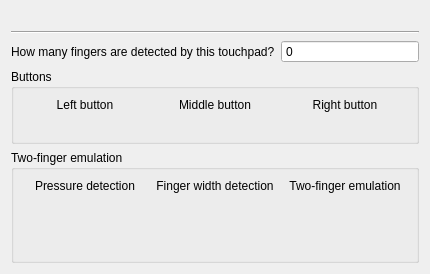
<?xml version="1.0" encoding="UTF-8"?>
<ui version="4.0">
 <author>Sebastian Wiesner</author>
 <class>TouchpadInformationWidget</class>
 <widget class="QWidget" name="TouchpadInformationWidget">
  <property name="geometry">
   <rect>
    <x>0</x>
    <y>0</y>
    <width>430</width>
    <height>274</height>
   </rect>
  </property>
  <property name="windowTitle">
   <string comment="@title:window">Touchpad information</string>
  </property>
  <layout class="QVBoxLayout" name="verticalLayout">
   <item>
    <widget class="QLabel" name="nameLabel">
     <property name="textFormat">
      <enum>Qt::RichText</enum>
     </property>
     <property name="alignment">
      <set>Qt::AlignCenter</set>
     </property>
    </widget>
   </item>
   <item>
    <widget class="Line" name="line">
     <property name="orientation">
      <enum>Qt::Horizontal</enum>
     </property>
    </widget>
   </item>
   <item>
    <layout class="QFormLayout" name="formLayout">
     <item row="0" column="0">
      <widget class="QLabel" name="label">
       <property name="text">
        <string comment="@label:spinbox">How many fingers are detected by this touchpad?</string>
       </property>
       <property name="buddy">
        <cstring>fingerDetection</cstring>
       </property>
      </widget>
     </item>
     <item row="0" column="1">
      <widget class="QSpinBox" name="fingerDetection">
       <property name="readOnly">
        <bool>true</bool>
       </property>
       <property name="buttonSymbols">
        <enum>QAbstractSpinBox::NoButtons</enum>
       </property>
      </widget>
     </item>
    </layout>
   </item>
   <item>
    <widget class="QGroupBox" name="groupBox">
     <property name="title">
      <string comment="@title:group touchpad information mouse button support">Buttons</string>
     </property>
     <layout class="QGridLayout" name="gridLayout_2">
      <item row="0" column="0">
       <layout class="QGridLayout" name="gridLayout">
        <item row="0" column="0">
         <widget class="QLabel" name="leftLabel">
          <property name="text">
           <string comment="@label touchpad information mouse button">Left button</string>
          </property>
          <property name="alignment">
           <set>Qt::AlignCenter</set>
          </property>
         </widget>
        </item>
        <item row="0" column="1">
         <widget class="QLabel" name="middleLabel">
          <property name="text">
           <string comment="@label touchpad information mouse button">Middle button</string>
          </property>
          <property name="alignment">
           <set>Qt::AlignCenter</set>
          </property>
         </widget>
        </item>
        <item row="0" column="2">
         <widget class="QLabel" name="rightLabel">
          <property name="text">
           <string comment="@label touchpad information mouse button">Right button</string>
          </property>
          <property name="alignment">
           <set>Qt::AlignCenter</set>
          </property>
         </widget>
        </item>
        <item row="1" column="0">
         <widget class="QLabel" name="leftButton">
          <property name="text">
           <string/>
          </property>
          <property name="alignment">
           <set>Qt::AlignCenter</set>
          </property>
         </widget>
        </item>
        <item row="1" column="1">
         <widget class="QLabel" name="middleButton">
          <property name="text">
           <string/>
          </property>
          <property name="alignment">
           <set>Qt::AlignCenter</set>
          </property>
         </widget>
        </item>
        <item row="1" column="2">
         <widget class="QLabel" name="rightButton">
          <property name="text">
           <string/>
          </property>
          <property name="alignment">
           <set>Qt::AlignCenter</set>
          </property>
         </widget>
        </item>
       </layout>
      </item>
     </layout>
    </widget>
   </item>
   <item>
    <widget class="QGroupBox" name="groupBox_2">
     <property name="title">
      <string>Two-finger emulation</string>
     </property>
     <layout class="QGridLayout" name="gridLayout_3">
      <item row="0" column="0">
       <widget class="QLabel" name="pressureLabel">
        <property name="text">
         <string comment="@label touchpad information detection of pressure of a touch">Pressure detection</string>
        </property>
        <property name="alignment">
         <set>Qt::AlignCenter</set>
        </property>
       </widget>
      </item>
      <item row="0" column="1">
       <widget class="QLabel" name="widthLabel">
        <property name="text">
         <string comment="@label touchpad information detection of finger width">Finger width detection</string>
        </property>
        <property name="alignment">
         <set>Qt::AlignCenter</set>
        </property>
       </widget>
      </item>
      <item row="0" column="2">
       <widget class="QLabel" name="emulationLabel">
        <property name="text">
         <string comment="@label touchpad information two-finger emulation supported">Two-finger emulation</string>
        </property>
        <property name="alignment">
         <set>Qt::AlignCenter</set>
        </property>
       </widget>
      </item>
      <item row="1" column="0">
       <widget class="QLabel" name="pressureDetection">
        <property name="text">
         <string/>
        </property>
        <property name="alignment">
         <set>Qt::AlignCenter</set>
        </property>
       </widget>
      </item>
      <item row="1" column="1">
       <widget class="QLabel" name="fingerWidthDetection">
        <property name="text">
         <string/>
        </property>
        <property name="alignment">
         <set>Qt::AlignCenter</set>
        </property>
       </widget>
      </item>
      <item row="1" column="2">
       <widget class="QLabel" name="twoFingerEmulation">
        <property name="text">
         <string/>
        </property>
        <property name="alignment">
         <set>Qt::AlignCenter</set>
        </property>
       </widget>
      </item>
      <item row="2" column="1">
       <spacer name="verticalSpacer">
        <property name="orientation">
         <enum>Qt::Vertical</enum>
        </property>
        <property name="sizeHint" stdset="0">
         <size>
          <width>20</width>
          <height>40</height>
         </size>
        </property>
       </spacer>
      </item>
     </layout>
    </widget>
   </item>
  </layout>
 </widget>
 <resources/>
 <connections/>
</ui>
